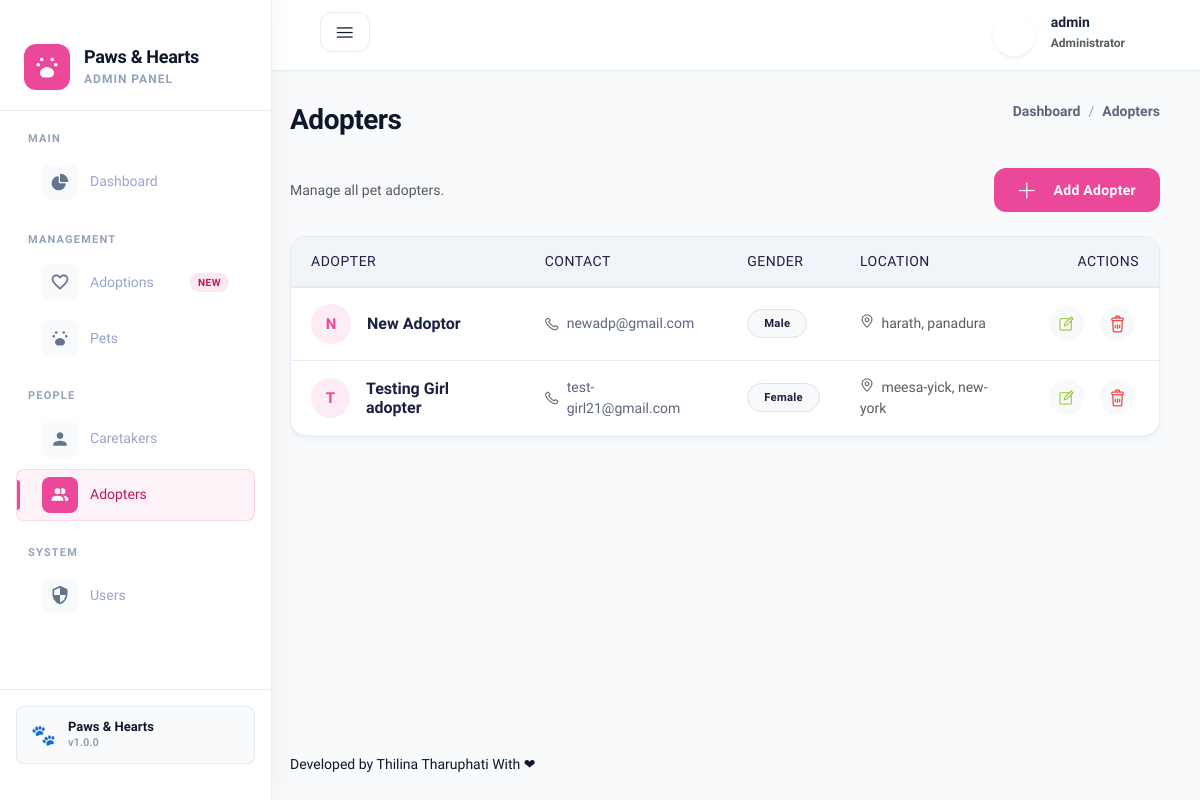
The page /pages/adopters.php (signed in) on the database as committed earlier.
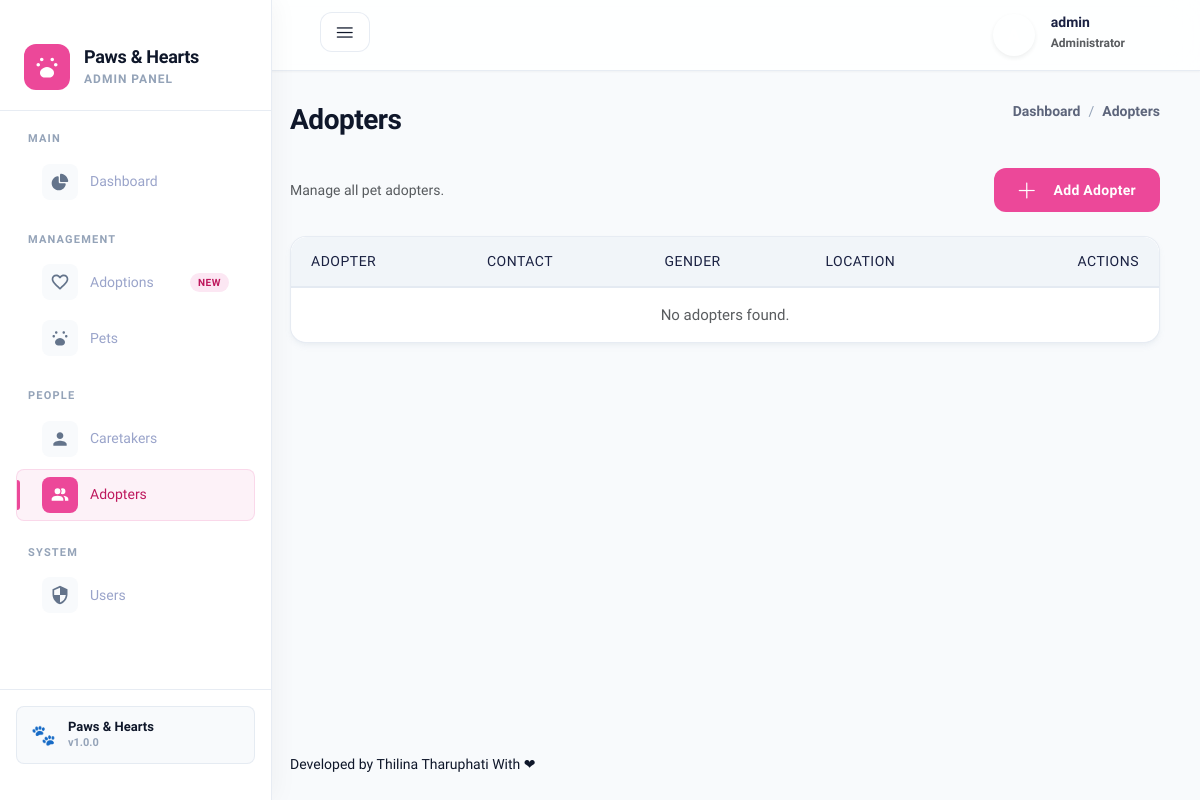
The same page on the database as committed later.
### tables this page shows
CREATE TABLE `user` (
  `id` int(11) NOT NULL,
  `username` varchar(100) NOT NULL,
  `email` varchar(150) NOT NULL,
  `password` varchar(225) NOT NULL
);

CREATE TABLE `adopter` (
  `id` int(11) NOT NULL,
  `name` varchar(100) NOT NULL,
  `gender` varchar(20) NOT NULL,
  `contact` varchar(100) NOT NULL,
  `street_address` varchar(255) NOT NULL,
  `city` varchar(50) NOT NULL
);

### pages/adopters.php (the view, shortened to what this page needs)
<?php
include_once '../includes/header.php';
include_once BASE_PATH . 'includes/sidebar.php';
?>
<?php
$adopters = mysqli_query($conn, "SELECT * FROM adopter")->fetch_all(MYSQLI_ASSOC);
?>
<body>
    <?php include_once BASE_PATH . '/includes/sidebar.php' ?>
    <main class="main-wrapper">
        <?php include_once BASE_PATH . '/includes/topbar.php' ?>
        <section class="section">
            <div class="container-fluid">
                <div class="title-wrapper pt-30">
                    <div class="row align-items-center">
                        <div class="col-md-6">
                            <div class="title">
                                <h2>Adopters</h2>
                            </div>
                        </div>
                        <div class="col-md-6">
                            <div class="breadcrumb-wrapper">
                                <nav aria-label="breadcrumb">
                                    <ol class="breadcrumb">
                                        <li class="breadcrumb-item">
                                            <a href="#0">Dashboard</a>
                                        </li>
                                        <li class="breadcrumb-item active">
                                            <a href="#0">Adopters</a>
                                        </li>
                                    </ol>
                                </nav>
                            </div>
                        </div>
                    </div>
                    <div class="d-flex justify-content-between flex-wrap align-items-center mb-4">
                        <p class="text-sm text-muted mb-2 mb-md-0">Manage all pet adopters.</p>
                        <a href="<?= BASE_URL ?>pages/adopters-add.php" class="main-btn primary-btn btn-hover rounded-pill px-4 shadow-sm shadow-primary">
                            <i class="lni lni-plus me-2"></i> Add Adopter
                        </a>
                    </div>
                    <div class="card-style mb-30 border-0 shadow-sm p-0 overflow-hidden" style="border-radius: 16px;">
                        <div class="table-wrapper table-responsive">
                            <table class="table mb-0">
                                <thead>
                                    <tr>
                                        <th class="ps-4"><h6>Adopter</h6></th>
                                        <th><h6>Contact</h6></th>
                                        <th><h6>Gender</h6></th>
                                        <th><h6>Location</h6></th>
                                        <th class="text-end pe-4"><h6>Actions</h6></th>
                                    </tr>
                                </thead>
                                <tbody>
                                    <?php foreach ($adopters as $adopter): ?>
                                        <tr>
                                            <td class="min-width ps-4">
                                                <div class="d-flex align-items-center">
                                                    <div class="avatar bg-primary-light text-primary rounded-circle d-flex align-items-center justify-content-center me-3" style="width: 40px; height: 40px; font-weight: bold; background: rgba(236, 72, 153, 0.1);">
                                                        <?= strtoupper(substr($adopter['name'], 0, 1)) ?>
                                                    </div>
                                                    <div>
                                                        <h6 class="mb-0 text-dark" style="font-weight: 700;"><?= htmlspecialchars($adopter['name']) ?></h6>
                                                    </div>
                                                </div>
                                            </td>
                                            <td class="min-width">
                                                <p class="text-sm font-weight-500 mb-0 d-flex align-items-center">
                                                    <i class="lni lni-phone text-muted me-2"></i> <?= htmlspecialchars($adopter['contact']) ?>
                                                </p>
                                            </td>
                                            <td class="min-width">
                                                <span class="badge bg-light text-dark border px-3 py-2 rounded-pill"><?= htmlspecialchars($adopter['gender']) ?></span>
                                            </td>
                                            <td class="min-width">
                                                <p class="text-sm text-muted mb-0"><i class="lni lni-map-marker me-1"></i> <?= htmlspecialchars($adopter['street_address']) ?>, <?= htmlspecialchars($adopter['city']) ?></p>
                                            </td>
                                            <td class="text-end pe-4">
                                                <div class="action d-flex justify-content-end">
                                                    <a href="<?= BASE_URL ?>pages/adopters-edit.php?id=<?= $adopter['id'] ?>"
                                                        class="text-info me-3 bg-light rounded-circle d-flex" style="width: 35px; height: 35px; align-items: center; justify-content: center;">
                                                        <i class="lni lni-pencil-alt"></i>
                                                    </a>
                                                    <form action="<?= BASE_URL ?>actions/adopter-actions.php" method="post" onsubmit="return confirm('Delete adopter?');" class="m-0">
                                                        <button class="text-danger bg-light rounded-circle d-flex border-0" type="submit" name="submit" value="submit" style="width: 35px; height: 35px; align-items: center; justify-content: center;">
                                                            <i class="lni lni-trash-can"></i>
                                                        </button>
                                                    </form>
                                                </div>
                                            </td>
                                        </tr>
                                    <?php endforeach; ?>
                                    <?php if(empty($adopters)): ?>
                                    <tr>
                                        <td colspan="5" class="text-center py-5 text-muted">
                                            No adopters found.
                                        </td>
                                    </tr>
                                    <?php endif; ?>
                                </tbody>
                            </table>
                        </div>
                    </div>
                </div>
            </div>
        </section>
        <?php include_once BASE_PATH . 'includes/footer.php'; ?>

### includes/header.php (shortened to what this page needs)
<!DOCTYPE html>
<html>
<head>
    <link rel="stylesheet" href="<?= BASE_URL ?>assets/css/bootstrap.min.css" />
    <link rel="stylesheet" href="<?= BASE_URL ?>assets/css/lineicons.css" />
    <link rel="stylesheet" href="<?= BASE_URL ?>assets/css/materialdesignicons.min.css" />
    <link rel="stylesheet" href="<?= BASE_URL ?>assets/css/fullcalendar.css" />
    <link rel="stylesheet" href="<?= BASE_URL ?>assets/css/main.css" />
    <link rel="stylesheet" href="<?= BASE_URL ?>assets/css/custom-theme.css" />
</head>
<body>

### includes/sidebar.php (shortened to what this page needs)
<?php $current_page = basename($_SERVER['PHP_SELF']); ?>
<aside class="sidebar-nav-wrapper">
  <div class="sidebar-brand">
    <a href="<?= BASE_URL ?>pages/dashboard.php" class="brand-link">
      <div class="brand-icon">
      </div>
      <div class="brand-text">
        <span class="brand-name">Paws & Hearts</span>
        <span class="brand-tagline">Admin Panel</span>
      </div>
    </a>
  </div>
  <nav class="sidebar-nav">
    <ul>
      <li class="nav-section-title">Main</li>
      <li class="nav-item">
        <a href="<?= BASE_URL ?>pages/dashboard.php" class="<?= ($current_page == 'dashboard.php') ? 'active' : '' ?>">
          <span class="nav-icon">
          </span>
          <span class="nav-label">Dashboard</span>
        </a>
      </li>
      <li class="nav-section-title">Management</li>
      <li class="nav-item">
        <a href="<?= BASE_URL ?>pages/adoption.php" class="<?= (strpos($current_page, 'adoption') !== false) ? 'active' : '' ?>">
          <span class="nav-icon">
          </span>
          <span class="nav-label">Adoptions</span>
          <span class="nav-badge">New</span>
        </a>
      </li>
      <li class="nav-item">
        <a href="<?= BASE_URL ?>pages/pets.php" class="<?= (strpos($current_page, 'pet') !== false) ? 'active' : '' ?>">
          <span class="nav-icon">
          </span>
          <span class="nav-label">Pets</span>
        </a>
      </li>
      <li class="nav-section-title">People</li>
      <li class="nav-item">
        <a href="<?= BASE_URL ?>pages/caretakers.php" class="<?= (strpos($current_page, 'caretaker') !== false) ? 'active' : '' ?>">
          <span class="nav-icon">
            <svg xmlns="http://www.w3.org/2000/svg" width="20" height="20" viewBox="0 0 24 24">
              <path d="M12 12C14.21 12 16 10.21 16 8S14.21 4 12 4 8 5.79 8 8 9.79 12 12 12M12 14C9.33 14 4 15.34 4 18V20H20V18C20 15.34 14.67 14 12 14Z" />
            </svg>
          </span>
          <span class="nav-label">Caretakers</span>
        </a>
      </li>
      <li class="nav-item">
        <a href="<?= BASE_URL ?>pages/adopters.php" class="<?= (strpos($current_page, 'adopter') !== false) ? 'active' : '' ?>">
          <span class="nav-icon">
          </span>
          <span class="nav-label">Adopters</span>
        </a>
      </li>
      <li class="nav-section-title">System</li>
      <li class="nav-item">
        <a href="<?= BASE_URL ?>pages/users.php" class="<?= (strpos($current_page, 'user') !== false) ? 'active' : '' ?>">
          <span class="nav-icon">
            <svg xmlns="http://www.w3.org/2000/svg" width="20" height="20" viewBox="0 0 24 24">
              <path d="M12 1L3 5V11C3 16.55 6.84 21.74 12 23C17.16 21.74 21 16.55 21 11V5L12 1M12 11.99H19C18.47 16.11 15.72 19.78 12 20.93V12H5V6.3L12 3.19V11.99Z" />
            </svg>
          </span>
          <span class="nav-label">Users</span>
        </a>
      </li>
    </ul>
  </nav>
  <div class="sidebar-footer">
    <div class="sidebar-footer-inner">
      <div class="sidebar-footer-icon">🐾</div>
      <div class="sidebar-footer-text">
        <span class="footer-title">Paws & Hearts</span>
        <span class="footer-version">v1.0.0</span>
      </div>
    </div>
  </div>
</aside>

### includes/topbar.php (shortened to what this page needs)
<?php
include_once __DIR__ . '/../config/database.php';
$currentUser = null;
if (isset($_SESSION['user_id'])) {
    $userId = (int)$_SESSION['user_id'];
    $currentUserResult = mysqli_query($conn, "SELECT username, email FROM user WHERE id = $userId");
    if ($currentUserResult && mysqli_num_rows($currentUserResult) > 0) {
        $currentUser = mysqli_fetch_assoc($currentUserResult);
    }
}
$username = $currentUser ? htmlspecialchars($currentUser['username']) : 'Admin';
?>
<header class="header">
    <div class="container-fluid">
        <div class="row">
            <div class="col-lg-5 col-md-5 col-6">
                <div class="header-left d-flex align-items-center">
                    <div class="menu-toggle-btn mr-15">
                        <button id="menu-toggle" class="main-btn primary-btn btn-hover rounded-circle d-flex align-items-center justify-content-center" style="width: 40px; height: 40px; padding: 0;">
                            <i class="lni lni-menu"></i>
                        </button>
                    </div>
                </div>
            </div>
            <div class="col-lg-7 col-md-7 col-6">
                <div class="header-right">
                    <div class="profile-box ml-15">
                        <button class="dropdown-toggle bg-transparent border-0" type="button" id="profile"
                            data-bs-toggle="dropdown" aria-expanded="false">
                            <div class="profile-info">
                                <div class="info d-flex align-items-center">
                                    <div class="avatar bg-primary text-white rounded-circle d-flex align-items-center justify-content-center me-2 shadow-sm" style="width: 42px; height: 42px; font-weight: 700; font-size: 18px; background: var(--pink) !important;">
                                    </div>
                                    <div class="text-start d-none d-md-block ms-2">
                                        <h6 class="fw-bold mb-0 text-dark"><?= $username ?></h6>
                                        <p class="text-muted mb-0" style="font-size: 12px; font-weight: 600;">Administrator</p>
                                    </div>
                                </div>
                            </div>
                        </button>
                    </div>
                </div>
            </div>
        </div>
    </div>
</header>

### includes/footer.php (shortened to what this page needs)
        <footer class="footer">
            <div class="container-fluid">
                <div class="row">
                    <div class="col-md-6 order-last order-md-first">
                        <div class="copyright text-center text-md-start">
                            <p class="text-sm">
                                Developed by
                                <a href="https://thilina-projects.nichesite.org/" rel="nofollow" target="_blank">
                                    Thilina Tharuphati
                                </a>
                                With ❤
                            </p>
                        </div>
                    </div>
                </div>
            </div>
        </footer>
    </main>
</body>

### assets/css/fullcalendar.css (style rules this page uses)
:root { --fc-daygrid-event-dot-width:8px;--fc-list-event-dot-width:10px;--fc-list-event-hover-bg-color:#f5f5f5 }

Rows that differ between the two databases and show on the page:
removed adopter: name "N", name "New Adoptor", contact "newadp@gmail.com", gender "Male", street_address "harath", city "panadura"
removed adopter: name "T", name "Testing Girl adopter", contact "test-girl21@gmail.com", gender "Female", street_address "meesa-yick", city "new-york", $adopter['id'] 3 (drawn)
Other text that changed with them:
text now shown: "No adopters found."
